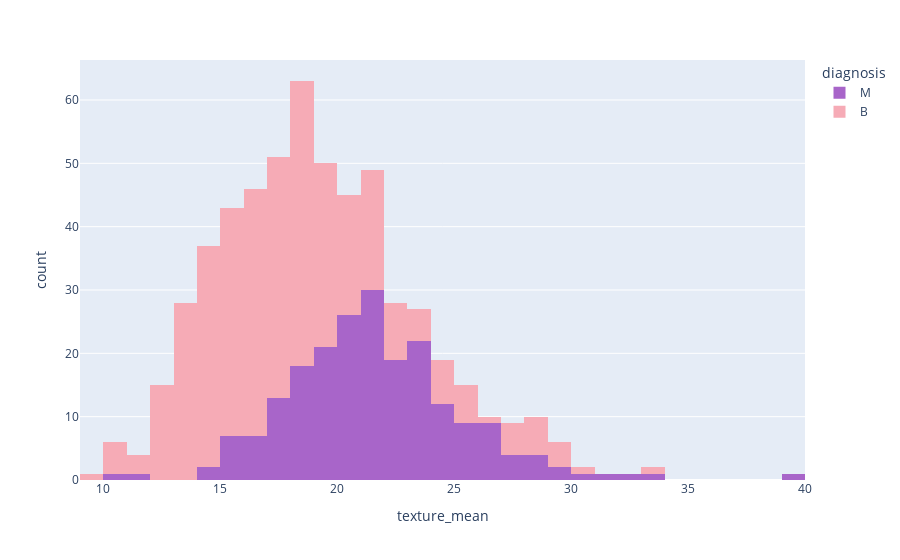

Write notebook code for a chart like this one.
### Code cell
px.histogram(data_frame=df,x='texture_mean',color='diagnosis',color_discrete_sequence=['#A865C9','#f6abb6'])

### Figure 1 — Plotly figure (JSON) as saved in the notebook; plotly's stock layout.template omitted (floating-point values rounded to 4 significant figures; data arrays with more than 128 entries replaced by an {"elided": "..."} marker saying what was removed)
{"data": [{"alignmentgroup": "True", "bingroup": "x", "hovertemplate": "diagnosis=M<br>texture_mean=%{x}<br>count=%{y}<extra></extra>", "legendgroup": "M", "marker": {"color": "#A865C9", "pattern": {"shape": ""}}, "name": "M", "offsetgroup": "M", "orientation": "v", "showlegend": true, "type": "histogram", "x": {"elided": "212 float values"}, "xaxis": "x", "yaxis": "y"}, {"alignmentgroup": "True", "bingroup": "x", "hovertemplate": "diagnosis=B<br>texture_mean=%{x}<br>count=%{y}<extra></extra>", "legendgroup": "B", "marker": {"color": "#f6abb6", "pattern": {"shape": ""}}, "name": "B", "offsetgroup": "B", "orientation": "v", "showlegend": true, "type": "histogram", "x": {"elided": "357 float values"}, "xaxis": "x", "yaxis": "y"}], "layout": {"barmode": "relative", "legend": {"title": {"text": "diagnosis"}, "tracegroupgap": 0}, "margin": {"t": 60}, "xaxis": {"anchor": "y", "domain": [0, 1], "title": {"text": "texture_mean"}}, "yaxis": {"anchor": "x", "domain": [0, 1], "title": {"text": "count"}}}}
